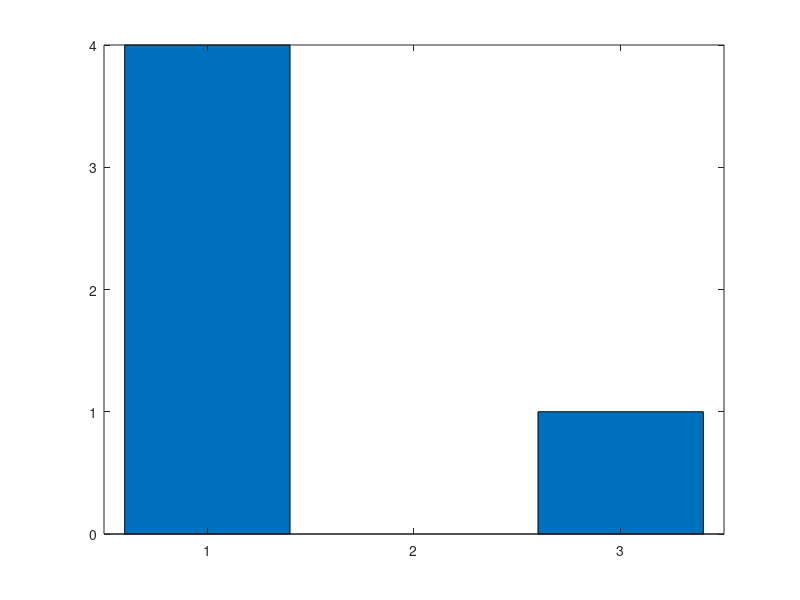

Recreate this plot in MATLAB.
%{
@author G. Mizael Mtz. Hdz.
@description Frecuencia Relativa 
@version 1.0.0
@date 2017-12-11
%}
name='G. Mizael Mtz. Hdz.'
string='Frecuencia Relativa - Urna ';
fprintf('%s\n',string);
n=input('Ingresa el valor para n:','s');
n=str2num(n);
r = randi([1 3],1,n);
urna_1=r(find(r==1));
urna_2=r(find(r==2));
urna_3=r(find(r==3));
fprintf('Frecuencia Relativa - Urna Etiquetado 1: %d\n',length(urna_1)/n);
fprintf('Frecuencia Relativa - Urna Etiquetado 2: %d\n',length(urna_2)/n);
fprintf('Frecuencia Relativa - Urna Etiquetado 3: %d\n',length(urna_3)/n);
w=[length(urna_1) length(urna_2) length(urna_3)];
tl=strcat('Frecuencia Relativa n=',int2str(n))
figure('name',tl);
title('Frecuencia Relativa n=');
bar(w);
